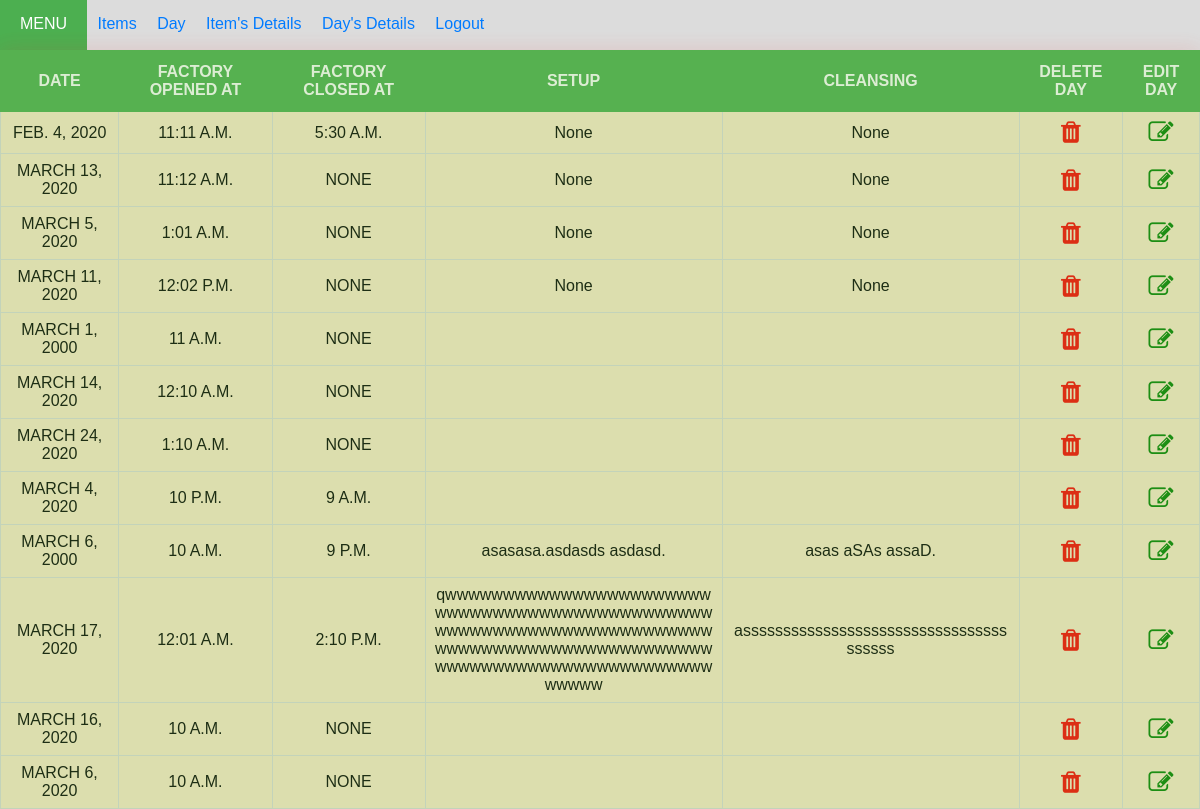
The page /todays_detail/ (signed in) on the database its author committed.
### cal/models.py (models this page shows, shortened)
class days(models.Model):
    date = models.DateField(default = date.today, unique=True)
    fact_open_time = models.TimeField(default="10:00 AM")
    fact_close_time = models.TimeField(default="10:00 PM", blank=True, null=True)
    setup = models.TextField(max_length=1000, blank=True, null=True)
    cleansing = models.TextField(max_length=1000, blank=True, null=True)
    user_id = models.ForeignKey(User, on_delete=models.CASCADE, null=True)

### cal/views.py (the view)
# urls.py: path('todays_detail/', views.todays_detail, name='todays_detail'),
@login_required(login_url='login')
def todays_detail(request):
    all_items = days.objects.filter(user_id=request.user)
    return render(request, 'todays_detail.html', {'all_items': all_items})

### cal/templates/todays_detail.html (shortened to what this page needs)
{% load static %}
<!DOCTYPE html>
<html>
    <head>
        <link href="{% static  'css/todays_detail.css' %}" type="text/css" rel="stylesheet">
        <link rel="stylesheet" href="https://cdnjs.cloudflare.com/ajax/libs/font-awesome/4.7.0/css/font-awesome.min.css">
    </head>
    <body>
        <header>
            <div>
            <nav class="nav">
                    <a class="menu">MENU </a>
                    <a class="nav-item" href="{% url 'home' %}">Items</a>
                    <a class="nav-item" href="{% url 'day' %}">Day</a>
                    <a class="nav-item" href="{% url 'show' %}">Item's Details</a>
                    <a class="nav-item" href="{% url 'todays_detail' %}">Day's Details</a>
                    <a class="nav-item" href="{% url 'logout' %}">Logout</a>
            </nav>
        </header>
        <table class="container">
            <tr>
                <th>Date</th>
                <th>Factory Opened At</th>
                <th>Factory Closed At</th>
                <th>Setup</th>
                <th>Cleansing</th>
                <th>delete day</th>
                <th>edit day</th>
            </tr>
            {% if all_items %}
                {% for things in all_items %}
            <tr>
                <td class="datee">{{ things.date }}</td>
                <td class="fact_open_time">{{ things.fact_open_time }}</td>
                <td class="fact_close_time">{{ things.fact_close_time }}</td>
                <td class="notess">{{ things.setup }}</td>
                <td class="notess">{{ things.cleansing }}</td>
                <td class="delete"><center><a onclick = "return confirm ('You really want to delete details of {{ things.date}}?')" href="{% url 'delete_day' things.id %}"><li class="fa fa-trash" style="font-size: 25px;"></li></a></center></td>
                <td class="edit"><center><a href="{% url 'edit_day' things.id %}"><li class="fa fa-edit" style="font-size: 25px;"></li></a></center></td>
            </tr>
                {% endfor %}
          {% endif %}
        </table>
    </body>
</html>

### cal/static/css/todays_detail.css (style rules this page uses)
* { margin:0; padding:0; }
body { background: #76b852; font-family: "Trebuchet MS", Arial, Helvetica, sans-serif; margin: 0; }
.container { text-transform: uppercase; text-align: center; align-content: center; font-family: "Trebuchet MS", Arial, Helvetica, sans-serif; border-collapse: collapse; width: 100%; opacity: 0.75; box-shadow: 0 0 20px 0 rgba(231, 49, 49, 0.2), 0 5px 5px 0 rgba(0, 0, 0, 0.24); background-color: blanchedalmond; padding: 50px; }
.container td, .container th { border: 1px solid #ddd; padding: 8px; }
.container th { border: 1px solid #4CAF50; padding-top: 12px; padding-bottom: 12px; background-color: #4CAF50; color: white; }
.nav { width: 100%; line-height:3; background-color: #DCDCDC; height : 50px; padding: 0; margin: 0; }
.nav-item { margin-left: -4px; height : 20px; padding : 10px ; }
a { color:#007bff; text-decoration:none; background-color:transparent; }
.menu, .menu:hover { margin: 0; display: inline-block; padding: 0 20px; color: white; background-color: #4CAF50; height: 100%; }
.delete a { color: red; text-decoration: underline; }
.edit a { color:green; text-decoration: underline; }
.notess { max-width: 280px; word-wrap: break-word; text-transform: none; }

### rows shown on the page
days: date "FEB. 4, 2020", fact_open_time "11:11 A.M.", fact_close_time "5:30 A.M.", setup "None", cleansing "None"
days: date "MARCH 13, 2020", fact_open_time "11:12 A.M.", fact_close_time "NONE", setup "None", cleansing "None"
days: date "MARCH 5, 2020", fact_open_time "1:01 A.M.", fact_close_time "NONE", setup "None", cleansing "None"
days: date "MARCH 11, 2020", fact_open_time "12:02 P.M.", fact_close_time "NONE", setup "None", cleansing "None"
days: date "MARCH 1, 2000", fact_open_time "11 A.M.", fact_close_time "NONE"
days: date "MARCH 14, 2020", fact_open_time "12:10 A.M.", fact_close_time "NONE"
days: date "MARCH 24, 2020", fact_open_time "1:10 A.M.", fact_close_time "NONE"
days: date "MARCH 4, 2020", fact_open_time "10 P.M.", fact_close_time "9 A.M."
days: date "MARCH 6, 2000", fact_open_time "10 A.M.", fact_close_time "9 P.M.", setup "asasasa.asdasds asdasd.", cleansing "asas aSAs assaD."
days: date "MARCH 17, 2020", fact_open_time "12:01 A.M.", fact_close_time "2:10 P.M.", setup "qwwwwwwwwwwwwwwwwwwwwwwwwwwwwwwwwwwwwwwwwwwwwwwwwwwwwwwwwwwwwwwwwwwwwwwwwwwwwwwwwwwwwwwwwwwwwwwwwwwwwwwwwwwwwwwwwwwwwwwwwwwww", cleansing "asssssssssssssssssssssssssssssssssssssss"
days: date "MARCH 16, 2020", fact_open_time "10 A.M.", fact_close_time "NONE"
days: date "MARCH 6, 2020", fact_open_time "10 A.M.", fact_close_time "NONE"
